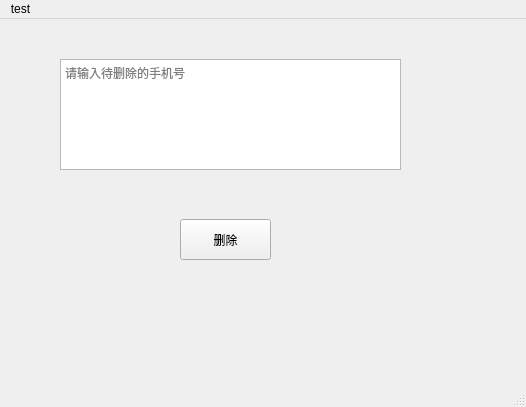
<?xml version="1.0" encoding="UTF-8"?>
<ui version="4.0">
 <class>MainWindow</class>
 <widget class="QMainWindow" name="MainWindow">
  <property name="geometry">
   <rect>
    <x>0</x>
    <y>0</y>
    <width>526</width>
    <height>407</height>
   </rect>
  </property>
  <property name="windowTitle">
   <string>删除订单</string>
  </property>
  <widget class="QWidget" name="centralwidget">
   <widget class="QPushButton" name="button">
    <property name="geometry">
     <rect>
      <x>180</x>
      <y>200</y>
      <width>91</width>
      <height>41</height>
     </rect>
    </property>
    <property name="text">
     <string>删除</string>
    </property>
   </widget>
   <widget class="QPlainTextEdit" name="plainTextEdit_2">
    <property name="geometry">
     <rect>
      <x>60</x>
      <y>40</y>
      <width>341</width>
      <height>111</height>
     </rect>
    </property>
    <property name="placeholderText">
     <string>请输入待删除的手机号</string>
    </property>
   </widget>
  </widget>
  <widget class="QMenuBar" name="menubar">
   <property name="geometry">
    <rect>
     <x>0</x>
     <y>0</y>
     <width>526</width>
     <height>26</height>
    </rect>
   </property>
   <widget class="QMenu" name="menutest">
    <property name="title">
     <string>test</string>
    </property>
   </widget>
   <addaction name="menutest"/>
  </widget>
  <widget class="QStatusBar" name="statusbar"/>
 </widget>
 <resources/>
 <connections/>
</ui>
